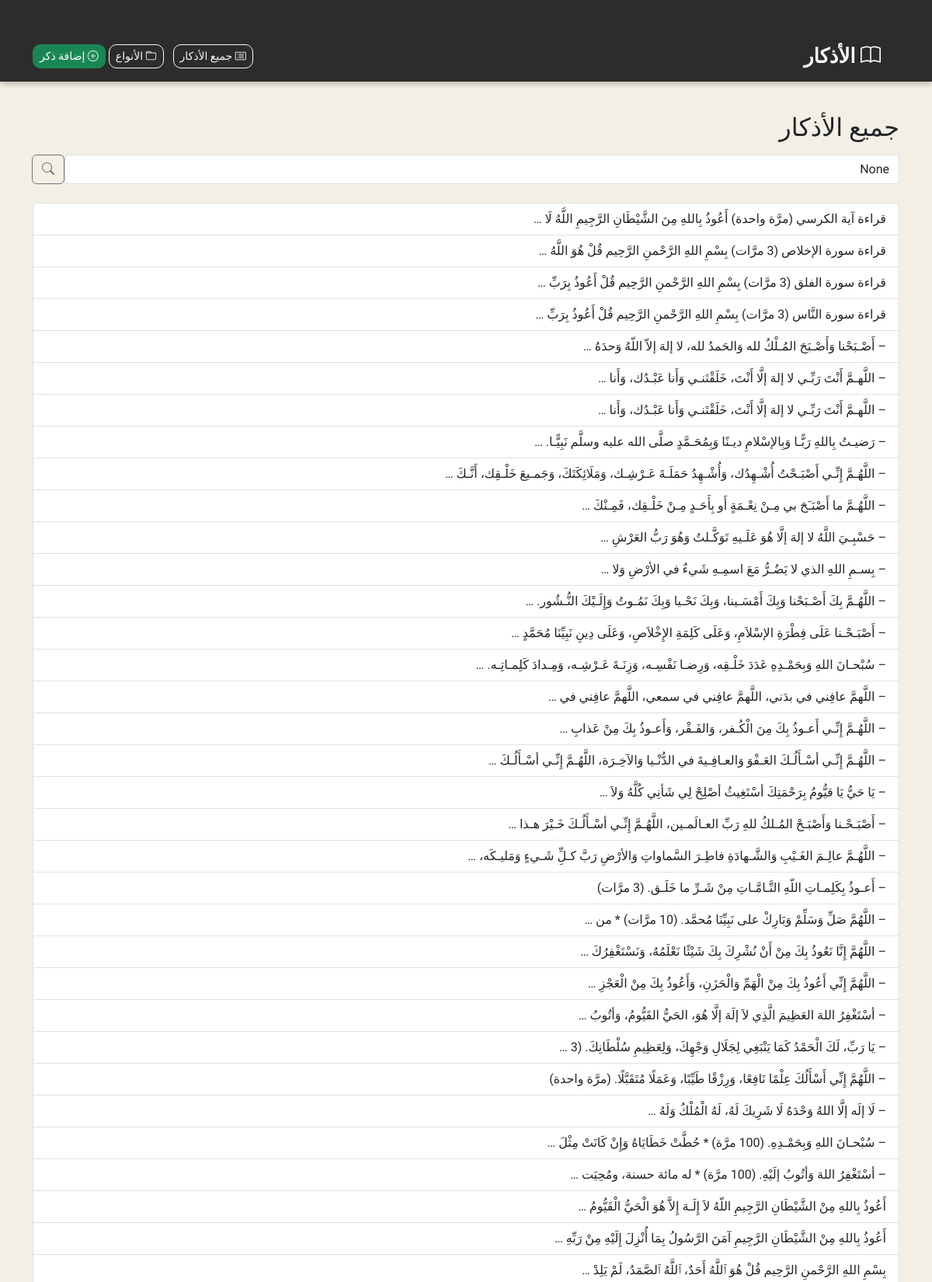
Screenshot of /all_dhikr/ (upper part) with the database file from the repository.
### azkar/models.py (models this page shows, shortened)
class Dhikr(models.Model):
    text = models.TextField()
    category = models.ForeignKey(Category, on_delete=models.CASCADE)

### azkar/views.py (the view)
# urls.py: path('all_dhikr/', all_dhikr, name='all_dhikr'),
def all_dhikr(request):
    query = request.GET.get("q")
    if query:
        dhikr_list = Dhikr.objects.filter(text__icontains=query)
    else:
        dhikr_list = Dhikr.objects.all()
    return render(request, "all_dhikr.html", {
        "dhikr": dhikr_list,
        "query": query
    })

### azkar/templates/all_dhikr.html
{% extends "base.html" %} {% block content %}
<h2 class="mb-3">جميع الأذكار</h2>
<form method="get" class="mb-4">
  <div class="input-group">
    <input
      type="text"
      class="form-control"
      placeholder="ابحث عن ذكر..."
      name="q"
      value="{{ query }}"
    />
    <button class="btn btn-outline-secondary rounded" type="submit">
      <i class="bi bi-search"></i>
    </button>
  </div>
</form>
<div class="list-group">
  {% for item in dhikr %}
  <a
    href="{% url 'dhikr_detail' item.id %}"
    class="list-group-item list-group-item-action"
  >
    {{ item.text|truncatewords:12 }}
  </a>
  {% empty %}
  <p>لا توجد نتائج مطابقة.</p>
  {% endfor %}
</div>
{% endblock %}

### azkar/templates/base.html (style rules this page uses)
body { background-color: #f3efe5; font-family: "Amiri", serif; }
.btn { border-radius: 10px; }

### rows the page displays
Dhikr: text "قراءة آية الكرسي (مرَّة واحدة) أَعُوذُ بِاللهِ مِنَ الشَّيْطَانِ الرَّجِيمِ اللَّهُ لَا …"
Dhikr: text "قراءة سورة الإخلاص (3 مرَّات) بِسْمِ اللهِ الرَّحْمنِ الرَّحِيم قُلْ هُوَ اللَّهُ …"
Dhikr: text "قراءة سورة الفلق (3 مرَّات) بِسْمِ اللهِ الرَّحْمنِ الرَّحِيم قُلْ أَعُوذُ بِرَبِّ …"
Dhikr: text "قراءة سورة النَّاس (3 مرَّات) بِسْمِ اللهِ الرَّحْمنِ الرَّحِيم قُلْ أَعُوذُ بِرَبِّ …"
Dhikr: text "– أَصْـبَحْنا وَأَصْـبَحَ المُـلْكُ لله وَالحَمدُ لله، لا إلهَ إلاّ اللّهُ وَحدَهُ …"
Dhikr: text "– اللَّهـمَّ أَنْتَ رَبِّـي لا إلهَ إلَّا أَنْتَ، خَلَقْتَنـي وَأَنا عَبْـدُك، وَأَنا …"
Dhikr: text "– اللَّهـمَّ أَنْتَ رَبِّـي لا إلهَ إلَّا أَنْتَ، خَلَقْتَنـي وَأَنا عَبْـدُك، وَأَنا …"
Dhikr: text "– رَضيـتُ بِاللهِ رَبًّـا وَبِالإسْلامِ ديـنًا وَبِمُحَـمَّدٍ صلَّى الله عليه وسلَّم نَبِيًّـا. …"
Dhikr: text "– اللَّهُـمَّ إِنِّـي أَصْبَـحْتُ أُشْـهِدُك، وَأُشْـهِدُ حَمَلَـةَ عَـرْشِـك، وَمَلَائِكَتَكَ، وَجَمـيعَ خَلْـقِك، أَنَّـكَ …"
Dhikr: text "– اللَّهُـمَّ ما أَصْبَـَحَ بي مِـنْ نِعْـمَةٍ أَو بِأَحَـدٍ مِـنْ خَلْـقِك، فَمِـنْكَ …"
Dhikr: text "– حَسْبِـيَ اللَّهُ لا إلهَ إلَّا هُوَ عَلَـيهِ تَوَكَّـلتُ وَهُوَ رَبُّ العَرْشِ …"
Dhikr: text "– بِسـمِ اللهِ الذي لا يَضُـرُّ مَعَ اسمِـهِ شَيءٌ في الأرْضِ وَلا …"
Dhikr: text "– اللَّهُـمَّ بِكَ أَصْـبَحْنا وَبِكَ أَمْسَـينا، وَبِكَ نَحْـيا وَبِكَ نَمُـوتُ وَإِلَـيْكَ النُّـشُور. …"
Dhikr: text "– أَصْبَـحْـنا عَلَى فِطْرَةِ الإسْلاَمِ، وَعَلَى كَلِمَةِ الإِخْلاَصِ، وَعَلَى دِينِ نَبِيِّنَا مُحَمَّدٍ …"
Dhikr: text "– سُبْحـانَ اللهِ وَبِحَمْـدِهِ عَدَدَ خَلْـقِه، وَرِضـا نَفْسِـه، وَزِنَـةَ عَـرْشِـه، وَمِـدادَ كَلِمـاتِـه. …"
Dhikr: text "– اللَّهمَّ عافِني في بدَني، اللَّهمَّ عافِني في سمعي، اللَّهمَّ عافِني في …"
Dhikr: text "– اللَّهُـمَّ إِنِّـي أَعـوذُ بِكَ مِنَ الْكُـفر، وَالفَـقْر، وَأَعـوذُ بِكَ مِنْ عَذابِ …"
Dhikr: text "– اللَّهُـمَّ إِنِّـي أسْـأَلُـكَ العَـفْوَ وَالعـافِـيةَ في الدُّنْـيا وَالآخِـرَة، اللَّهُـمَّ إِنِّـي أسْـأَلُـكَ …"
Dhikr: text "– يَا حَيُّ يَا قيُّومُ بِرَحْمَتِكَ أسْتَغِيثُ أصْلِحْ لِي شَأنِي كُلَّهُ وَلاَ …"
Dhikr: text "– أَصْبَـحْـنا وَأَصْبَـحْ المُـلكُ للهِ رَبِّ العـالَمـين، اللَّهُـمَّ إِنِّـي أسْـأَلُـكَ خَـيْرَ هـذا …"
Dhikr: text "– اللَّهُـمَّ عالِـمَ الغَـيْبِ وَالشَّـهادَةِ فاطِـرَ السَّماواتِ وَالأرْضِ رَبَّ كـلِِّ شَـيءٍ وَمَليـكَه، …"
Dhikr: text "– أَعـوذُ بِكَلِمـاتِ اللّهِ التَّـامَّـاتِ مِنْ شَـرِّ ما خَلَـق. (3 مرَّات)"
Dhikr: text "– اللَّهُمَّ صَلِّ وَسَلِّمْ وَبَارِكْ على نَبِيِّنَا مُحمَّد. (10 مرَّات) * من …"
Dhikr: text "– اللَّهُمَّ إِنَّا نَعُوذُ بِكَ مِنْ أَنْ نُشْرِكَ بِكَ شَيْئًا نَعْلَمُهُ، وَنَسْتَغْفِرُكَ …"
Dhikr: text "– اللَّهُمَّ إِنِّي أَعُوذُ بِكَ مِنْ الْهَمِّ وَالْحَزَنِ، وَأَعُوذُ بِكَ مِنْ الْعَجْزِ …"
Dhikr: text "– أسْتَغْفِرُ اللهَ العَظِيمَ الَّذِي لاَ إلَهَ إلَّا هُوَ، الحَيُّ القَيُّومُ، وَأتُوبُ …"
Dhikr: text "– يَا رَبِّ، لَكَ الْحَمْدُ كَمَا يَنْبَغِي لِجَلَالِ وَجْهِكَ، وَلِعَظِيمِ سُلْطَانِكَ. (3 …"
Dhikr: text "– اللَّهُمَّ إِنِّي أَسْأَلُكَ عِلْمًا نَافِعًا، وَرِزْقًا طَيِّبًا، وَعَمَلًا مُتَقَبَّلًا. (مرَّة واحدة)"
Dhikr: text "– لَا إلَه إلَّا اللهُ وَحْدَهُ لَا شَرِيكَ لَهُ، لَهُ الْمُلْكُ وَلَهُ …"
Dhikr: text "– سُبْحـانَ اللهِ وَبِحَمْـدِهِ. (100 مرَّة) * حُطَّتْ خَطَايَاهُ وَإِنْ كَانَتْ مِثْلَ …"
Dhikr: text "– أسْتَغْفِرُ اللهَ وَأتُوبُ إلَيْهِ. (100 مرَّة) * له مائة حسنة، ومُحِيَت …"
Dhikr: text "أَعُوذُ بِاللهِ مِنْ الشَّيْطَانِ الرَّجِيمِ اللّهُ لاَ إِلَـهَ إِلاَّ هُوَ الْحَيُّ الْقَيُّومُ …"
Dhikr: text "أَعُوذُ بِاللهِ مِنْ الشَّيْطَانِ الرَّجِيمِ آمَنَ الرَّسُولُ بِمَا أُنْزِلَ إِلَيْهِ مِنْ رَبِّهِ …"
Dhikr: text "بِسْمِ اللهِ الرَّحْمنِ الرَّحِيم قُلْ هُوَ ٱللَّهُ أَحَدٌ، ٱللَّهُ ٱلصَّمَدُ، لَمْ يَلِدْ …"
